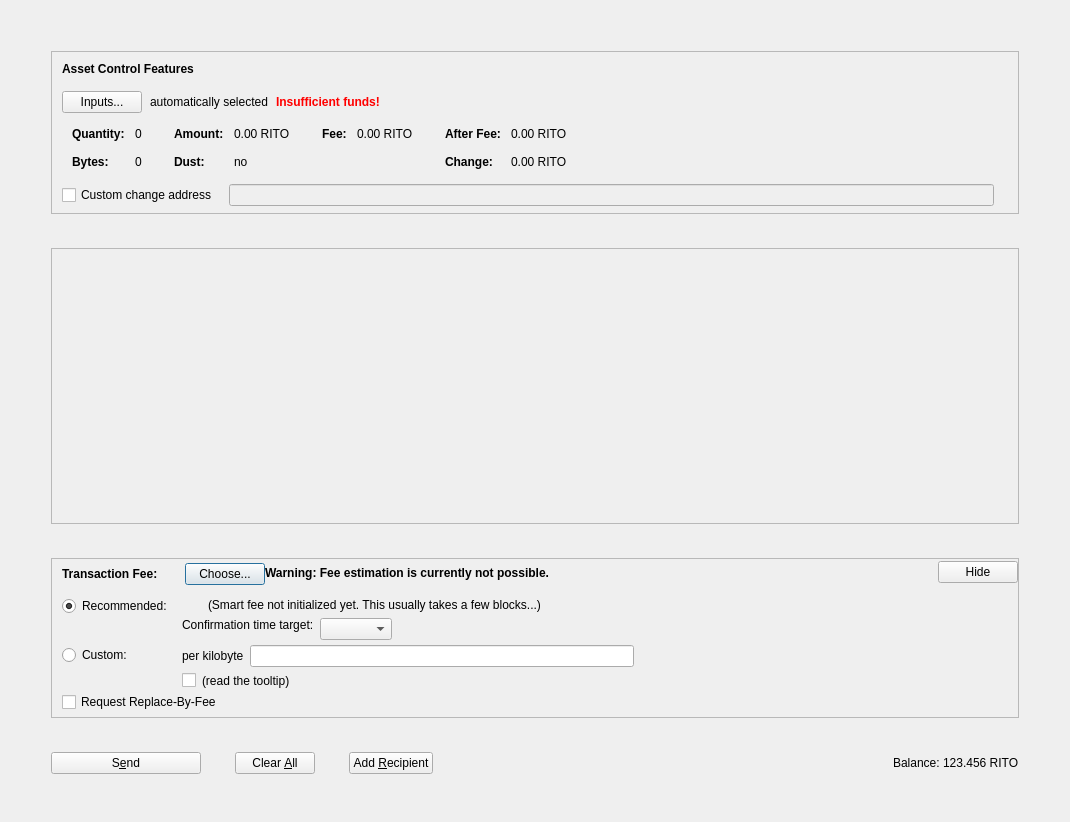
<?xml version="1.0" encoding="UTF-8"?>
<ui version="4.0">
 <class>AssetsDialog</class>
 <widget class="QDialog" name="AssetsDialog">
  <property name="geometry">
   <rect>
    <x>0</x>
    <y>0</y>
    <width>1070</width>
    <height>822</height>
   </rect>
  </property>
  <property name="windowTitle">
   <string>Send Coins</string>
  </property>
  <layout class="QVBoxLayout" name="verticalLayout" stretch="0">
   <property name="bottomMargin">
    <number>8</number>
   </property>
   <item>
    <layout class="QVBoxLayout" name="verticalLayout_3">
     <property name="spacing">
      <number>34</number>
     </property>
     <property name="leftMargin">
      <number>40</number>
     </property>
     <property name="topMargin">
      <number>40</number>
     </property>
     <property name="rightMargin">
      <number>40</number>
     </property>
     <property name="bottomMargin">
      <number>40</number>
     </property>
     <item>
      <widget class="QFrame" name="frameAssetControl">
       <property name="sizePolicy">
        <sizepolicy hsizetype="Expanding" vsizetype="Fixed">
         <horstretch>0</horstretch>
         <verstretch>0</verstretch>
        </sizepolicy>
       </property>
       <property name="maximumSize">
        <size>
         <width>16777215</width>
         <height>16777215</height>
        </size>
       </property>
       <property name="frameShape">
        <enum>QFrame::StyledPanel</enum>
       </property>
       <property name="frameShadow">
        <enum>QFrame::Sunken</enum>
       </property>
       <layout class="QVBoxLayout" name="verticalLayoutAssetControl2">
        <property name="spacing">
         <number>0</number>
        </property>
        <property name="leftMargin">
         <number>0</number>
        </property>
        <property name="topMargin">
         <number>0</number>
        </property>
        <property name="rightMargin">
         <number>0</number>
        </property>
        <property name="bottomMargin">
         <number>6</number>
        </property>
        <item>
         <layout class="QVBoxLayout" name="verticalLayoutAssetControl" stretch="0,0,0,0,1">
          <property name="spacing">
           <number>0</number>
          </property>
          <property name="leftMargin">
           <number>10</number>
          </property>
          <property name="topMargin">
           <number>10</number>
          </property>
          <item>
           <layout class="QHBoxLayout" name="horizontalLayoutAssetControl1">
            <property name="bottomMargin">
             <number>15</number>
            </property>
            <item>
             <widget class="QLabel" name="labelAssetControlFeatures">
              <property name="sizePolicy">
               <sizepolicy hsizetype="Preferred" vsizetype="Maximum">
                <horstretch>0</horstretch>
                <verstretch>0</verstretch>
               </sizepolicy>
              </property>
              <property name="font">
               <font>
                <weight>75</weight>
                <bold>true</bold>
               </font>
              </property>
              <property name="styleSheet">
               <string notr="true">font-weight:bold;</string>
              </property>
              <property name="text">
               <string>Asset Control Features</string>
              </property>
             </widget>
            </item>
           </layout>
          </item>
          <item>
           <layout class="QHBoxLayout" name="horizontalLayoutAssetControl2" stretch="0,0,0,0">
            <property name="spacing">
             <number>8</number>
            </property>
            <property name="bottomMargin">
             <number>10</number>
            </property>
            <item>
             <widget class="QPushButton" name="pushButtonAssetControl">
              <property name="styleSheet">
               <string notr="true"/>
              </property>
              <property name="text">
               <string>Inputs...</string>
              </property>
              <property name="autoDefault">
               <bool>false</bool>
              </property>
             </widget>
            </item>
            <item>
             <widget class="QLabel" name="labelAssetControlAutomaticallySelected">
              <property name="text">
               <string>automatically selected</string>
              </property>
              <property name="margin">
               <number>5</number>
              </property>
             </widget>
            </item>
            <item>
             <widget class="QLabel" name="labelAssetControlInsuffFunds">
              <property name="font">
               <font>
                <weight>75</weight>
                <bold>true</bold>
               </font>
              </property>
              <property name="styleSheet">
               <string notr="true">color:red;font-weight:bold;</string>
              </property>
              <property name="text">
               <string>Insufficient funds!</string>
              </property>
              <property name="margin">
               <number>5</number>
              </property>
             </widget>
            </item>
            <item>
             <spacer name="horizontalSpacerAssetControl">
              <property name="orientation">
               <enum>Qt::Horizontal</enum>
              </property>
              <property name="sizeHint" stdset="0">
               <size>
                <width>40</width>
                <height>1</height>
               </size>
              </property>
             </spacer>
            </item>
           </layout>
          </item>
          <item>
           <widget class="QWidget" name="widgetAssetControl" native="true">
            <property name="sizePolicy">
             <sizepolicy hsizetype="Preferred" vsizetype="Preferred">
              <horstretch>0</horstretch>
              <verstretch>0</verstretch>
             </sizepolicy>
            </property>
            <property name="minimumSize">
             <size>
              <width>0</width>
              <height>0</height>
             </size>
            </property>
            <property name="styleSheet">
             <string notr="true"/>
            </property>
            <layout class="QHBoxLayout" name="horizontalLayoutAssetControl5">
             <property name="leftMargin">
              <number>0</number>
             </property>
             <property name="topMargin">
              <number>0</number>
             </property>
             <property name="rightMargin">
              <number>0</number>
             </property>
             <property name="bottomMargin">
              <number>0</number>
             </property>
             <item>
              <layout class="QHBoxLayout" name="horizontalLayoutAssetControl3" stretch="0,0,0,1">
               <property name="spacing">
                <number>20</number>
               </property>
               <property name="topMargin">
                <number>0</number>
               </property>
               <property name="bottomMargin">
                <number>10</number>
               </property>
               <item>
                <layout class="QFormLayout" name="formLayoutAssetControl1">
                 <property name="horizontalSpacing">
                  <number>10</number>
                 </property>
                 <property name="verticalSpacing">
                  <number>14</number>
                 </property>
                 <property name="leftMargin">
                  <number>10</number>
                 </property>
                 <property name="topMargin">
                  <number>4</number>
                 </property>
                 <property name="rightMargin">
                  <number>6</number>
                 </property>
                 <item row="0" column="0">
                  <widget class="QLabel" name="labelAssetControlQuantityText">
                   <property name="font">
                    <font>
                     <weight>75</weight>
                     <bold>true</bold>
                    </font>
                   </property>
                   <property name="text">
                    <string>Quantity:</string>
                   </property>
                   <property name="margin">
                    <number>0</number>
                   </property>
                  </widget>
                 </item>
                 <item row="0" column="1">
                  <widget class="QLabel" name="labelAssetControlQuantity">
                   <property name="cursor">
                    <cursorShape>IBeamCursor</cursorShape>
                   </property>
                   <property name="contextMenuPolicy">
                    <enum>Qt::ActionsContextMenu</enum>
                   </property>
                   <property name="text">
                    <string notr="true">0</string>
                   </property>
                   <property name="margin">
                    <number>0</number>
                   </property>
                   <property name="textInteractionFlags">
                    <set>Qt::LinksAccessibleByMouse|Qt::TextSelectableByKeyboard|Qt::TextSelectableByMouse</set>
                   </property>
                  </widget>
                 </item>
                 <item row="1" column="0">
                  <widget class="QLabel" name="labelAssetControlBytesText">
                   <property name="font">
                    <font>
                     <weight>75</weight>
                     <bold>true</bold>
                    </font>
                   </property>
                   <property name="text">
                    <string>Bytes:</string>
                   </property>
                  </widget>
                 </item>
                 <item row="1" column="1">
                  <widget class="QLabel" name="labelAssetControlBytes">
                   <property name="cursor">
                    <cursorShape>IBeamCursor</cursorShape>
                   </property>
                   <property name="contextMenuPolicy">
                    <enum>Qt::ActionsContextMenu</enum>
                   </property>
                   <property name="text">
                    <string notr="true">0</string>
                   </property>
                   <property name="textInteractionFlags">
                    <set>Qt::LinksAccessibleByMouse|Qt::TextSelectableByKeyboard|Qt::TextSelectableByMouse</set>
                   </property>
                  </widget>
                 </item>
                </layout>
               </item>
               <item>
                <layout class="QFormLayout" name="formLayoutAssetControl2">
                 <property name="horizontalSpacing">
                  <number>10</number>
                 </property>
                 <property name="verticalSpacing">
                  <number>14</number>
                 </property>
                 <property name="leftMargin">
                  <number>6</number>
                 </property>
                 <property name="topMargin">
                  <number>4</number>
                 </property>
                 <property name="rightMargin">
                  <number>6</number>
                 </property>
                 <item row="0" column="0">
                  <widget class="QLabel" name="labelAssetControlAmountText">
                   <property name="font">
                    <font>
                     <weight>75</weight>
                     <bold>true</bold>
                    </font>
                   </property>
                   <property name="text">
                    <string>Amount:</string>
                   </property>
                   <property name="margin">
                    <number>0</number>
                   </property>
                  </widget>
                 </item>
                 <item row="0" column="1">
                  <widget class="QLabel" name="labelAssetControlAmount">
                   <property name="cursor">
                    <cursorShape>IBeamCursor</cursorShape>
                   </property>
                   <property name="contextMenuPolicy">
                    <enum>Qt::ActionsContextMenu</enum>
                   </property>
                   <property name="text">
                    <string notr="true">0.00 RITO</string>
                   </property>
                   <property name="textInteractionFlags">
                    <set>Qt::LinksAccessibleByMouse|Qt::TextSelectableByKeyboard|Qt::TextSelectableByMouse</set>
                   </property>
                  </widget>
                 </item>
                 <item row="1" column="0">
                  <widget class="QLabel" name="labelAssetControlLowOutputText">
                   <property name="font">
                    <font>
                     <weight>75</weight>
                     <bold>true</bold>
                    </font>
                   </property>
                   <property name="text">
                    <string>Dust:</string>
                   </property>
                  </widget>
                 </item>
                 <item row="1" column="1">
                  <widget class="QLabel" name="labelAssetControlLowOutput">
                   <property name="cursor">
                    <cursorShape>IBeamCursor</cursorShape>
                   </property>
                   <property name="contextMenuPolicy">
                    <enum>Qt::ActionsContextMenu</enum>
                   </property>
                   <property name="text">
                    <string notr="true">no</string>
                   </property>
                   <property name="textInteractionFlags">
                    <set>Qt::LinksAccessibleByMouse|Qt::TextSelectableByKeyboard|Qt::TextSelectableByMouse</set>
                   </property>
                  </widget>
                 </item>
                </layout>
               </item>
               <item>
                <layout class="QFormLayout" name="formLayoutAssetControl3">
                 <property name="horizontalSpacing">
                  <number>10</number>
                 </property>
                 <property name="verticalSpacing">
                  <number>14</number>
                 </property>
                 <property name="leftMargin">
                  <number>6</number>
                 </property>
                 <property name="topMargin">
                  <number>4</number>
                 </property>
                 <property name="rightMargin">
                  <number>6</number>
                 </property>
                 <item row="0" column="0">
                  <widget class="QLabel" name="labelAssetControlFeeText">
                   <property name="font">
                    <font>
                     <weight>75</weight>
                     <bold>true</bold>
                    </font>
                   </property>
                   <property name="text">
                    <string>Fee:</string>
                   </property>
                   <property name="margin">
                    <number>0</number>
                   </property>
                  </widget>
                 </item>
                 <item row="0" column="1">
                  <widget class="QLabel" name="labelAssetControlFee">
                   <property name="cursor">
                    <cursorShape>IBeamCursor</cursorShape>
                   </property>
                   <property name="contextMenuPolicy">
                    <enum>Qt::ActionsContextMenu</enum>
                   </property>
                   <property name="text">
                    <string notr="true">0.00 RITO</string>
                   </property>
                   <property name="textInteractionFlags">
                    <set>Qt::LinksAccessibleByMouse|Qt::TextSelectableByKeyboard|Qt::TextSelectableByMouse</set>
                   </property>
                  </widget>
                 </item>
                </layout>
               </item>
               <item>
                <layout class="QFormLayout" name="formLayoutAssetControl4">
                 <property name="horizontalSpacing">
                  <number>10</number>
                 </property>
                 <property name="verticalSpacing">
                  <number>14</number>
                 </property>
                 <property name="leftMargin">
                  <number>6</number>
                 </property>
                 <property name="topMargin">
                  <number>4</number>
                 </property>
                 <property name="rightMargin">
                  <number>6</number>
                 </property>
                 <item row="0" column="0">
                  <widget class="QLabel" name="labelAssetControlAfterFeeText">
                   <property name="font">
                    <font>
                     <weight>75</weight>
                     <bold>true</bold>
                    </font>
                   </property>
                   <property name="text">
                    <string>After Fee:</string>
                   </property>
                   <property name="margin">
                    <number>0</number>
                   </property>
                  </widget>
                 </item>
                 <item row="0" column="1">
                  <widget class="QLabel" name="labelAssetControlAfterFee">
                   <property name="cursor">
                    <cursorShape>IBeamCursor</cursorShape>
                   </property>
                   <property name="contextMenuPolicy">
                    <enum>Qt::ActionsContextMenu</enum>
                   </property>
                   <property name="text">
                    <string notr="true">0.00 RITO</string>
                   </property>
                   <property name="textInteractionFlags">
                    <set>Qt::LinksAccessibleByMouse|Qt::TextSelectableByKeyboard|Qt::TextSelectableByMouse</set>
                   </property>
                  </widget>
                 </item>
                 <item row="1" column="0">
                  <widget class="QLabel" name="labelAssetControlChangeText">
                   <property name="font">
                    <font>
                     <weight>75</weight>
                     <bold>true</bold>
                    </font>
                   </property>
                   <property name="text">
                    <string>Change:</string>
                   </property>
                  </widget>
                 </item>
                 <item row="1" column="1">
                  <widget class="QLabel" name="labelAssetControlChange">
                   <property name="cursor">
                    <cursorShape>IBeamCursor</cursorShape>
                   </property>
                   <property name="contextMenuPolicy">
                    <enum>Qt::ActionsContextMenu</enum>
                   </property>
                   <property name="text">
                    <string notr="true">0.00 RITO</string>
                   </property>
                   <property name="textInteractionFlags">
                    <set>Qt::LinksAccessibleByMouse|Qt::TextSelectableByKeyboard|Qt::TextSelectableByMouse</set>
                   </property>
                  </widget>
                 </item>
                </layout>
               </item>
              </layout>
             </item>
            </layout>
           </widget>
          </item>
          <item>
           <layout class="QHBoxLayout" name="horizontalLayoutAssetControl4" stretch="0,0,0">
            <property name="spacing">
             <number>12</number>
            </property>
            <property name="sizeConstraint">
             <enum>QLayout::SetDefaultConstraint</enum>
            </property>
            <property name="topMargin">
             <number>5</number>
            </property>
            <property name="rightMargin">
             <number>5</number>
            </property>
            <item>
             <widget class="QCheckBox" name="checkBoxAssetControlChange">
              <property name="toolTip">
               <string>If this is activated, but the change address is empty or invalid, change will be sent to a newly generated address.</string>
              </property>
              <property name="text">
               <string>Custom change address</string>
              </property>
             </widget>
            </item>
            <item>
             <widget class="QValidatedLineEdit" name="lineEditAssetControlChange">
              <property name="enabled">
               <bool>false</bool>
              </property>
              <property name="sizePolicy">
               <sizepolicy hsizetype="Expanding" vsizetype="Fixed">
                <horstretch>0</horstretch>
                <verstretch>0</verstretch>
               </sizepolicy>
              </property>
             </widget>
            </item>
            <item>
             <widget class="QLabel" name="labelAssetControlChangeLabel">
              <property name="sizePolicy">
               <sizepolicy hsizetype="Preferred" vsizetype="Expanding">
                <horstretch>0</horstretch>
                <verstretch>0</verstretch>
               </sizepolicy>
              </property>
              <property name="minimumSize">
               <size>
                <width>0</width>
                <height>0</height>
               </size>
              </property>
              <property name="text">
               <string/>
              </property>
              <property name="margin">
               <number>3</number>
              </property>
             </widget>
            </item>
           </layout>
          </item>
          <item>
           <spacer name="verticalSpacerAssetControl">
            <property name="orientation">
             <enum>Qt::Vertical</enum>
            </property>
            <property name="sizeHint" stdset="0">
             <size>
              <width>800</width>
              <height>1</height>
             </size>
            </property>
           </spacer>
          </item>
         </layout>
        </item>
       </layout>
      </widget>
     </item>
     <item>
      <widget class="QScrollArea" name="scrollArea">
       <property name="widgetResizable">
        <bool>true</bool>
       </property>
       <widget class="QWidget" name="scrollAreaWidgetContents">
        <property name="geometry">
         <rect>
          <x>0</x>
          <y>0</y>
          <width>964</width>
          <height>165</height>
         </rect>
        </property>
        <layout class="QVBoxLayout" name="verticalLayout_2" stretch="0,1">
         <property name="leftMargin">
          <number>0</number>
         </property>
         <property name="topMargin">
          <number>0</number>
         </property>
         <property name="rightMargin">
          <number>0</number>
         </property>
         <property name="bottomMargin">
          <number>0</number>
         </property>
         <item>
          <layout class="QVBoxLayout" name="entries">
           <property name="spacing">
            <number>6</number>
           </property>
          </layout>
         </item>
         <item>
          <spacer name="verticalSpacer">
           <property name="orientation">
            <enum>Qt::Vertical</enum>
           </property>
           <property name="sizeHint" stdset="0">
            <size>
             <width>20</width>
             <height>40</height>
            </size>
           </property>
          </spacer>
         </item>
        </layout>
       </widget>
      </widget>
     </item>
     <item>
      <widget class="QFrame" name="frameFee">
       <property name="sizePolicy">
        <sizepolicy hsizetype="Expanding" vsizetype="Fixed">
         <horstretch>0</horstretch>
         <verstretch>0</verstretch>
        </sizepolicy>
       </property>
       <property name="maximumSize">
        <size>
         <width>16777215</width>
         <height>16777215</height>
        </size>
       </property>
       <property name="frameShape">
        <enum>QFrame::StyledPanel</enum>
       </property>
       <property name="frameShadow">
        <enum>QFrame::Sunken</enum>
       </property>
       <layout class="QVBoxLayout" name="verticalLayoutFee1">
        <property name="spacing">
         <number>0</number>
        </property>
        <property name="leftMargin">
         <number>0</number>
        </property>
        <property name="topMargin">
         <number>0</number>
        </property>
        <property name="rightMargin">
         <number>0</number>
        </property>
        <property name="bottomMargin">
         <number>0</number>
        </property>
        <item>
         <layout class="QVBoxLayout" name="verticalLayoutFee2" stretch="0,0,0">
          <property name="spacing">
           <number>0</number>
          </property>
          <property name="leftMargin">
           <number>10</number>
          </property>
          <property name="topMargin">
           <number>0</number>
          </property>
          <item>
           <layout class="QHBoxLayout" name="horizontalLayoutFee1">
            <property name="bottomMargin">
             <number>0</number>
            </property>
            <item>
             <layout class="QVBoxLayout" name="verticalLayoutFee7">
              <property name="spacing">
               <number>0</number>
              </property>
              <item>
               <spacer name="verticalSpacerSmartFee">
                <property name="orientation">
                 <enum>Qt::Vertical</enum>
                </property>
                <property name="sizeType">
                 <enum>QSizePolicy::Fixed</enum>
                </property>
                <property name="sizeHint" stdset="0">
                 <size>
                  <width>1</width>
                  <height>4</height>
                 </size>
                </property>
               </spacer>
              </item>
              <item>
               <layout class="QHBoxLayout" name="horizontalLayoutSmartFee">
                <property name="spacing">
                 <number>10</number>
                </property>
                <item>
                 <widget class="QLabel" name="labelFeeHeadline">
                  <property name="sizePolicy">
                   <sizepolicy hsizetype="Preferred" vsizetype="Maximum">
                    <horstretch>0</horstretch>
                    <verstretch>0</verstretch>
                   </sizepolicy>
                  </property>
                  <property name="font">
                   <font>
                    <weight>75</weight>
                    <bold>true</bold>
                   </font>
                  </property>
                  <property name="styleSheet">
                   <string notr="true">font-weight:bold;</string>
                  </property>
                  <property name="text">
                   <string>Transaction Fee:</string>
                  </property>
                 </widget>
                </item>
                <item>
                 <widget class="QLabel" name="labelFeeMinimized">
                  <property name="text">
                   <string/>
                  </property>
                 </widget>
                </item>
                <item>
                 <widget class="QPushButton" name="buttonChooseFee">
                  <property name="text">
                   <string>Choose...</string>
                  </property>
                 </widget>
                </item>
               </layout>
              </item>
              <item>
               <spacer name="verticalSpacer_5">
                <property name="orientation">
                 <enum>Qt::Vertical</enum>
                </property>
                <property name="sizeHint" stdset="0">
                 <size>
                  <width>1</width>
                  <height>1</height>
                 </size>
                </property>
               </spacer>
              </item>
             </layout>
            </item>
            <item>
             <widget class="QLabel" name="fallbackFeeWarningLabel">
              <property name="font">
               <font>
                <weight>75</weight>
                <bold>true</bold>
               </font>
              </property>
              <property name="toolTip">
               <string>Using the fallbackfee can result in sending a transaction that will take several hours or days (or never) to confirm. Consider choosing your fee manually or wait until you have validated the complete chain.</string>
              </property>
              <property name="text">
               <string>Warning: Fee estimation is currently not possible.</string>
              </property>
              <property name="wordWrap">
               <bool>false</bool>
              </property>
             </widget>
            </item>
            <item>
             <spacer name="horizontalSpacer_4">
              <property name="orientation">
               <enum>Qt::Horizontal</enum>
              </property>
              <property name="sizeType">
               <enum>QSizePolicy::MinimumExpanding</enum>
              </property>
              <property name="sizeHint" stdset="0">
               <size>
                <width>40</width>
                <height>20</height>
               </size>
              </property>
             </spacer>
            </item>
            <item>
             <widget class="QPushButton" name="buttonMinimizeFee">
              <property name="toolTip">
               <string>collapse fee-settings</string>
              </property>
              <property name="text">
               <string>Hide</string>
              </property>
             </widget>
            </item>
           </layout>
          </item>
          <item>
           <widget class="QFrame" name="frameFeeSelection">
            <layout class="QVBoxLayout" name="verticalLayoutFee12">
             <property name="spacing">
              <number>0</number>
             </property>
             <property name="leftMargin">
              <number>0</number>
             </property>
             <property name="topMargin">
              <number>0</number>
             </property>
             <property name="rightMargin">
              <number>0</number>
             </property>
             <property name="bottomMargin">
              <number>0</number>
             </property>
             <item>
              <layout class="QGridLayout" name="gridLayoutFee">
               <property name="topMargin">
                <number>10</number>
               </property>
               <property name="bottomMargin">
                <number>4</number>
               </property>
               <property name="horizontalSpacing">
                <number>10</number>
               </property>
               <property name="verticalSpacing">
                <number>4</number>
               </property>
               <item row="1" column="1">
                <layout class="QVBoxLayout" name="verticalLayoutFee8">
                 <property name="spacing">
                  <number>6</number>
                 </property>
                 <item>
                  <layout class="QHBoxLayout" name="horizontalLayoutFee13">
                   <item>
                    <widget class="QLabel" name="labelCustomPerKilobyte">
                     <property name="toolTip">
                      <string>If the custom fee is set to 1000 satoshis and the transaction is only 250 bytes, then &quot;per kilobyte&quot; only pays 250 satoshis in fee, while &quot;total at least&quot; pays 1000 satoshis. For transactions bigger than a kilobyte both pay by kilobyte.</string>
                     </property>
                     <property name="text">
                      <string>per kilobyte</string>
                     </property>
                    </widget>
                   </item>
                   <item>
                    <widget class="RitoAmountField" name="customFee"/>
                   </item>
                   <item>
                    <spacer name="horizontalSpacer_6">
                     <property name="orientation">
                      <enum>Qt::Horizontal</enum>
                     </property>
                     <property name="sizeHint" stdset="0">
                      <size>
                       <width>1</width>
                       <height>1</height>
                      </size>
                     </property>
                    </spacer>
                   </item>
                  </layout>
                 </item>
                 <item>
                  <layout class="QHBoxLayout" name="horizontalLayoutFee8">
                   <item>
                    <widget class="QCheckBox" name="checkBoxMinimumFee">
                     <property name="toolTip">
                      <string>Paying only the minimum fee is just fine as long as there is less transaction volume than space in the blocks. But be aware that this can end up in a never confirming transaction once there is more demand for rito transactions than the network can process.</string>
                     </property>
                     <property name="text">
                      <string/>
                     </property>
                    </widget>
                   </item>
                   <item>
                    <widget class="QLabel" name="labelMinFeeWarning">
                     <property name="enabled">
                      <bool>true</bool>
                     </property>
                     <property name="toolTip">
                      <string>Paying only the minimum fee is just fine as long as there is less transaction volume than space in the blocks. But be aware that this can end up in a never confirming transaction once there is more demand for rito transactions than the network can process.</string>
                     </property>
                     <property name="text">
                      <string>(read the tooltip)</string>
                     </property>
                     <property name="margin">
                      <number>5</number>
                     </property>
                    </widget>
                   </item>
                   <item>
                    <spacer name="horizontalSpacer_2">
                     <property name="orientation">
                      <enum>Qt::Horizontal</enum>
                     </property>
                     <property name="sizeHint" stdset="0">
                      <size>
                       <width>1</width>
                       <height>1</height>
                      </size>
                     </property>
                    </spacer>
                   </item>
                  </layout>
                 </item>
                </layout>
               </item>
               <item row="0" column="0">
                <layout class="QVBoxLayout" name="verticalLayoutFee4" stretch="0,1">
                 <item>
                  <widget class="QRadioButton" name="radioSmartFee">
                   <property name="text">
                    <string>Recommended:</string>
                   </property>
                   <property name="checked">
                    <bool>true</bool>
                   </property>
                   <attribute name="buttonGroup">
                    <string notr="true">groupFee</string>
                   </attribute>
                  </widget>
                 </item>
                 <item>
                  <spacer name="verticalSpacer_2">
                   <property name="orientation">
                    <enum>Qt::Vertical</enum>
                   </property>
                   <property name="sizeHint" stdset="0">
                    <size>
                     <width>1</width>
                     <height>1</height>
                    </size>
                   </property>
                  </spacer>
                 </item>
                </layout>
               </item>
               <item row="1" column="0">
                <layout class="QVBoxLayout" name="verticalLayoutFee9" stretch="0,1">
                 <item>
                  <widget class="QRadioButton" name="radioCustomFee">
                   <property name="text">
                    <string>Custom:</string>
                   </property>
                   <attribute name="buttonGroup">
                    <string notr="true">groupFee</string>
                   </attribute>
                  </widget>
                 </item>
                 <item>
                  <spacer name="verticalSpacer_6">
                   <property name="orientation">
                    <enum>Qt::Vertical</enum>
                   </property>
                   <property name="sizeHint" stdset="0">
                    <size>
                     <width>1</width>
                     <height>1</height>
                    </size>
                   </property>
                  </spacer>
                 </item>
                </layout>
               </item>
               <item row="0" column="1">
                <layout class="QVBoxLayout" name="verticalLayoutFee3" stretch="0,0,1">
                 <property name="spacing">
                  <number>6</number>
                 </property>
                 <property name="topMargin">
                  <number>2</number>
                 </property>
                 <item>
                  <layout class="QHBoxLayout" name="horizontalLayoutFee12">
                   <item>
                    <widget class="QLabel" name="labelSmartFee">
                     <property name="text">
                      <string/>
                     </property>
                     <property name="margin">
                      <number>2</number>
                     </property>
                    </widget>
                   </item>
                   <item>
                    <widget class="QLabel" name="labelFeeEstimation">
                     <property name="text">
                      <string/>
                     </property>
                    </widget>
                   </item>
                   <item>
                    <widget class="QLabel" name="labelSmartFee2">
                     <property name="text">
                      <string>(Smart fee not initialized yet. This usually takes a few blocks...)</string>
                     </property>
                     <property name="margin">
                      <number>2</number>
                     </property>
                    </widget>
                   </item>
                   <item>
                    <spacer name="horizontalSpacer_5">
                     <property name="orientation">
                      <enum>Qt::Horizontal</enum>
                     </property>
                     <property name="sizeHint" stdset="0">
                      <size>
                       <width>1</width>
                       <height>1</height>
                      </size>
                     </property>
                    </spacer>
                   </item>
                  </layout>
                 </item>
                 <item>
                  <layout class="QHBoxLayout" name="horizontalLayoutFee9">
                   <item>
                    <layout class="QVBoxLayout" name="verticalLayoutFee6">
                     <item>
                      <widget class="QLabel" name="labelSmartFee3">
                       <property name="text">
                        <string>Confirmation time target:</string>
                       </property>
                       <property name="margin">
                        <number>2</number>
                       </property>
                      </widget>
                     </item>
                     <item>
                      <spacer name="verticalSpacer_3">
                       <property name="orientation">
                        <enum>Qt::Vertical</enum>
                       </property>
                       <property name="sizeHint" stdset="0">
                        <size>
                         <width>1</width>
                         <height>1</height>
                        </size>
                       </property>
                      </spacer>
                     </item>
                    </layout>
                   </item>
                   <item>
                    <layout class="QVBoxLayout" name="verticalLayoutFee5">
                     <property name="rightMargin">
                      <number>30</number>
                     </property>
                     <item>
                      <layout class="QHBoxLayout" name="horizontalLayoutConfTarget">
                       <property name="bottomMargin">
                        <number>0</number>
                       </property>
                       <item>
                        <widget class="QComboBox" name="confTargetSelector"/>
                       </item>
                       <item>
                        <spacer name="horizontalSpacerConfTarget">
                         <property name="orientation">
                          <enum>Qt::Horizontal</enum>
                         </property>
                         <property name="sizeHint" stdset="0">
                          <size>
                           <width>40</width>
                           <height>20</height>
                          </size>
                         </property>
                        </spacer>
                       </item>
                      </layout>
                     </item>
                    </layout>
                   </item>
                  </layout>
                 </item>
                 <item>
                  <spacer name="verticalSpacer_4">
                   <property name="orientation">
                    <enum>Qt::Vertical</enum>
                   </property>
                   <property name="sizeHint" stdset="0">
                    <size>
                     <width>1</width>
                     <height>1</height>
                    </size>
                   </property>
                  </spacer>
                 </item>
                </layout>
               </item>
              </layout>
             </item>
             <item>
              <widget class="QCheckBox" name="optInRBF">
               <property name="toolTip">
                <string>Indicates that the sender may wish to replace this transaction with a new one paying higher fees (prior to being confirmed).</string>
               </property>
               <property name="text">
                <string>Request Replace-By-Fee</string>
               </property>
              </widget>
             </item>
            </layout>
           </widget>
          </item>
          <item>
           <spacer name="verticalSpacerFee">
            <property name="orientation">
             <enum>Qt::Vertical</enum>
            </property>
            <property name="sizeHint" stdset="0">
             <size>
              <width>40</width>
              <height>5</height>
             </size>
            </property>
           </spacer>
          </item>
         </layout>
        </item>
       </layout>
      </widget>
     </item>
     <item>
      <layout class="QHBoxLayout" name="horizontalLayout">
       <item>
        <widget class="QPushButton" name="sendButton">
         <property name="minimumSize">
          <size>
           <width>150</width>
           <height>0</height>
          </size>
         </property>
         <property name="toolTip">
          <string>Confirm the send action</string>
         </property>
         <property name="text">
          <string>S&amp;end</string>
         </property>
         <property name="icon">
          <iconset resource="../rito.qrc">
           <normaloff>:/icons/send</normaloff>:/icons/send</iconset>
         </property>
         <property name="autoDefault">
          <bool>false</bool>
         </property>
         <property name="default">
          <bool>false</bool>
         </property>
        </widget>
       </item>
       <item>
        <widget class="QPushButton" name="clearButton">
         <property name="sizePolicy">
          <sizepolicy hsizetype="Minimum" vsizetype="Fixed">
           <horstretch>0</horstretch>
           <verstretch>0</verstretch>
          </sizepolicy>
         </property>
         <property name="toolTip">
          <string>Clear all fields of the form.</string>
         </property>
         <property name="text">
          <string>Clear &amp;All</string>
         </property>
         <property name="icon">
          <iconset resource="../rito.qrc">
           <normaloff>:/icons/remove</normaloff>:/icons/remove</iconset>
         </property>
         <property name="autoDefault">
          <bool>false</bool>
         </property>
        </widget>
       </item>
       <item>
        <widget class="QPushButton" name="addButton">
         <property name="toolTip">
          <string>Send to multiple recipients at once</string>
         </property>
         <property name="text">
          <string>Add &amp;Recipient</string>
         </property>
         <property name="icon">
          <iconset resource="../rito.qrc">
           <normaloff>:/icons/add</normaloff>:/icons/add</iconset>
         </property>
         <property name="autoDefault">
          <bool>false</bool>
         </property>
        </widget>
       </item>
       <item>
        <spacer name="horizontalSpacer">
         <property name="orientation">
          <enum>Qt::Horizontal</enum>
         </property>
         <property name="sizeHint" stdset="0">
          <size>
           <width>40</width>
           <height>20</height>
          </size>
         </property>
        </spacer>
       </item>
       <item>
        <layout class="QHBoxLayout" name="horizontalLayout_2">
         <property name="spacing">
          <number>3</number>
         </property>
         <item>
          <widget class="QLabel" name="label">
           <property name="sizePolicy">
            <sizepolicy hsizetype="Preferred" vsizetype="Fixed">
             <horstretch>0</horstretch>
             <verstretch>0</verstretch>
            </sizepolicy>
           </property>
           <property name="text">
            <string>Balance:</string>
           </property>
          </widget>
         </item>
         <item>
          <widget class="QLabel" name="labelBalance">
           <property name="sizePolicy">
            <sizepolicy hsizetype="Preferred" vsizetype="Fixed">
             <horstretch>0</horstretch>
             <verstretch>0</verstretch>
            </sizepolicy>
           </property>
           <property name="cursor">
            <cursorShape>IBeamCursor</cursorShape>
           </property>
           <property name="text">
            <string notr="true">123.456 RITO</string>
           </property>
           <property name="textInteractionFlags">
            <set>Qt::LinksAccessibleByMouse|Qt::TextSelectableByKeyboard|Qt::TextSelectableByMouse</set>
           </property>
          </widget>
         </item>
        </layout>
       </item>
      </layout>
     </item>
    </layout>
   </item>
  </layout>
 </widget>
 <customwidgets>
  <customwidget>
   <class>QValidatedLineEdit</class>
   <extends>QLineEdit</extends>
   <header>qvalidatedlineedit.h</header>
  </customwidget>
  <customwidget>
   <class>RitoAmountField</class>
   <extends>QLineEdit</extends>
   <header>ritoamountfield.h</header>
   <container>1</container>
  </customwidget>
 </customwidgets>
 <resources>
  <include location="../rito.qrc"/>
 </resources>
 <connections/>
 <buttongroups>
  <buttongroup name="groupFee"/>
 </buttongroups>
</ui>
